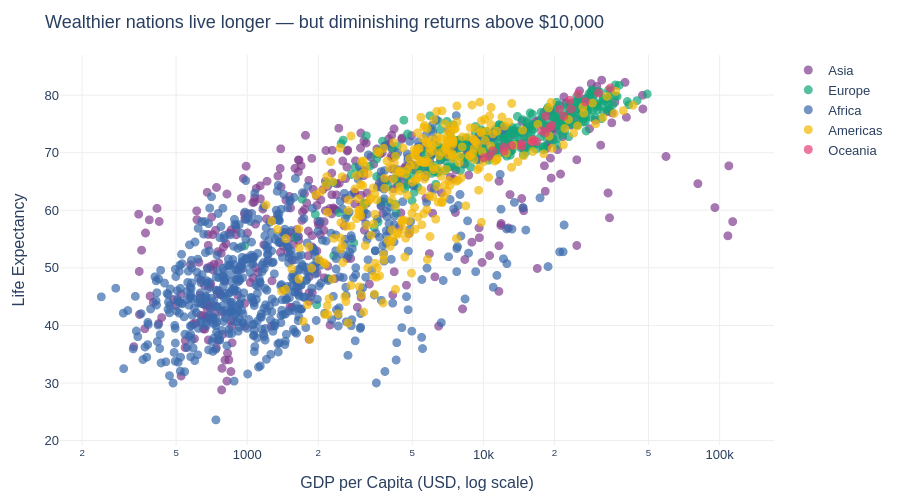

Notebook code for this chart:
### Code cell
fig = px.scatter(
    data_frame=df, x='gdpPercap', y='lifeExp',
    color='continent',                     
    hover_name='country',                 
    log_x=True,                             # log scale: wealth is non-linear
    labels={'gdpPercap': 'GDP per Capita (USD, log scale)',
            'lifeExp': 'Life Expectancy',
            'continent': ''},
    color_discrete_sequence=px.colors.qualitative.Bold
)
fig.update_layout(
    title='Wealthier nations live longer — but diminishing returns above $10,000',
    plot_bgcolor='white', paper_bgcolor='white',
    font=dict(family='Arial', size=13),
    yaxis=dict(gridcolor='#EEEEEE'),
    xaxis=dict(showgrid=True, gridcolor='#EEEEEE'),
    margin=dict(l=60, r=40, t=55, b=40), height=500
)
fig.update_traces(marker=dict(size=9, opacity=0.7))
fig.show()

### Figure 1 — Plotly figure (JSON) as saved in the notebook; plotly's stock layout.template omitted (floating-point values rounded to 4 significant figures; data arrays with more than 128 entries replaced by an {"elided": "..."} marker saying what was removed)
{"data": [{"hovertemplate": "<b>%{hovertext}</b><br><br>=Asia<br>GDP per Capita (USD, log scale)=%{x}<br>Life Expectancy=%{y}<extra></extra>", "hovertext": {"elided": "396 str values"}, "legendgroup": "Asia", "marker": {"color": "rgb(127, 60, 141)", "opacity": 0.7, "size": 9, "symbol": "circle"}, "mode": "markers", "name": "Asia", "showlegend": true, "type": "scattergl", "x": {"elided": "396 float values"}, "xaxis": "x", "y": {"elided": "396 float values"}, "yaxis": "y"}, {"hovertemplate": "<b>%{hovertext}</b><br><br>=Europe<br>GDP per Capita (USD, log scale)=%{x}<br>Life Expectancy=%{y}<extra></extra>", "hovertext": {"elided": "360 str values"}, "legendgroup": "Europe", "marker": {"color": "rgb(17, 165, 121)", "opacity": 0.7, "size": 9, "symbol": "circle"}, "mode": "markers", "name": "Europe", "showlegend": true, "type": "scattergl", "x": {"elided": "360 float values"}, "xaxis": "x", "y": {"elided": "360 float values"}, "yaxis": "y"}, {"hovertemplate": "<b>%{hovertext}</b><br><br>=Africa<br>GDP per Capita (USD, log scale)=%{x}<br>Life Expectancy=%{y}<extra></extra>", "hovertext": {"elided": "624 str values"}, "legendgroup": "Africa", "marker": {"color": "rgb(57, 105, 172)", "opacity": 0.7, "size": 9, "symbol": "circle"}, "mode": "markers", "name": "Africa", "showlegend": true, "type": "scattergl", "x": {"elided": "624 float values"}, "xaxis": "x", "y": {"elided": "624 float values"}, "yaxis": "y"}, {"hovertemplate": "<b>%{hovertext}</b><br><br>=Americas<br>GDP per Capita (USD, log scale)=%{x}<br>Life Expectancy=%{y}<extra></extra>", "hovertext": {"elided": "300 str values"}, "legendgroup": "Americas", "marker": {"color": "rgb(242, 183, 1)", "opacity": 0.7, "size": 9, "symbol": "circle"}, "mode": "markers", "name": "Americas", "showlegend": true, "type": "scattergl", "x": {"elided": "300 float values"}, "xaxis": "x", "y": {"elided": "300 float values"}, "yaxis": "y"}, {"hovertemplate": "<b>%{hovertext}</b><br><br>=Oceania<br>GDP per Capita (USD, log scale)=%{x}<br>Life Expectancy=%{y}<extra></extra>", "hovertext": ["Australia", "Australia", "Australia", "Australia", "Australia", "Australia", "Australia", "Australia", "Australia", "Australia", "Australia", "Australia", "New Zealand", "New Zealand", "New Zealand", "New Zealand", "New Zealand", "New Zealand", "New Zealand", "New Zealand", "New Zealand", "New Zealand", "New Zealand", "New Zealand"], "legendgroup": "Oceania", "marker": {"color": "rgb(231, 63, 116)", "opacity": 0.7, "size": 9, "symbol": "circle"}, "mode": "markers", "name": "Oceania", "showlegend": true, "type": "scattergl", "x": [10040.0, 10950.0, 12220.0, 14530.0, 16790.0, 18330.0, 19480.0, 21890.0, 23420.0, 27000.0, 30690.0, 34440.0, 10560.0, 12250.0, 13180.0, 14460.0, 16050.0, 16230.0, 17630.0, 19010.0, 18360.0, 21050.0, 23190.0, 25190.0], "xaxis": "x", "y": [69.12, 70.33, 70.93, 71.1, 71.93, 73.49, 74.74, 76.32, 77.56, 78.83, 80.37, 81.23, 69.39, 70.26, 71.24, 71.52, 71.89, 72.22, 73.84, 74.32, 76.33, 77.55, 79.11, 80.2], "yaxis": "y"}], "layout": {"font": {"family": "Arial", "size": 13}, "height": 500, "legend": {"title": {"text": ""}, "tracegroupgap": 0}, "margin": {"b": 40, "l": 60, "r": 40, "t": 55}, "paper_bgcolor": "white", "plot_bgcolor": "white", "title": {"text": "Wealthier nations live longer — but diminishing returns above $10,000"}, "xaxis": {"anchor": "y", "domain": [0, 1], "gridcolor": "#EEEEEE", "showgrid": true, "title": {"text": "GDP per Capita (USD, log scale)"}, "type": "log"}, "yaxis": {"anchor": "x", "domain": [0, 1], "gridcolor": "#EEEEEE", "title": {"text": "Life Expectancy"}}}}
